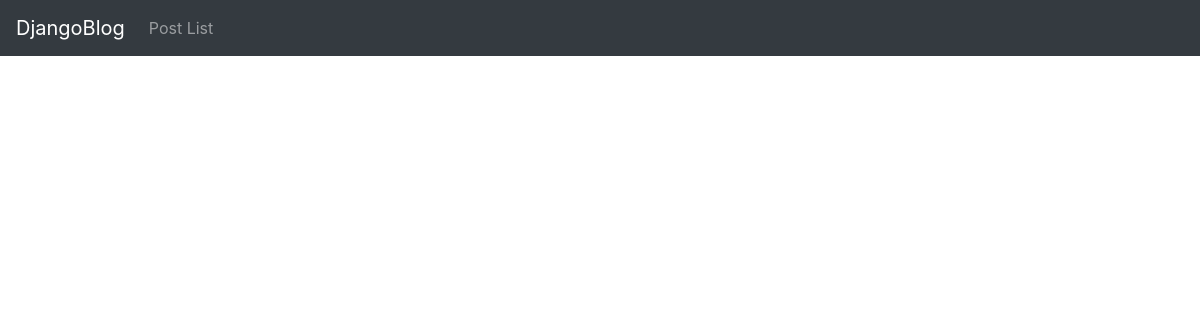
The app's page /post-list/, older data.
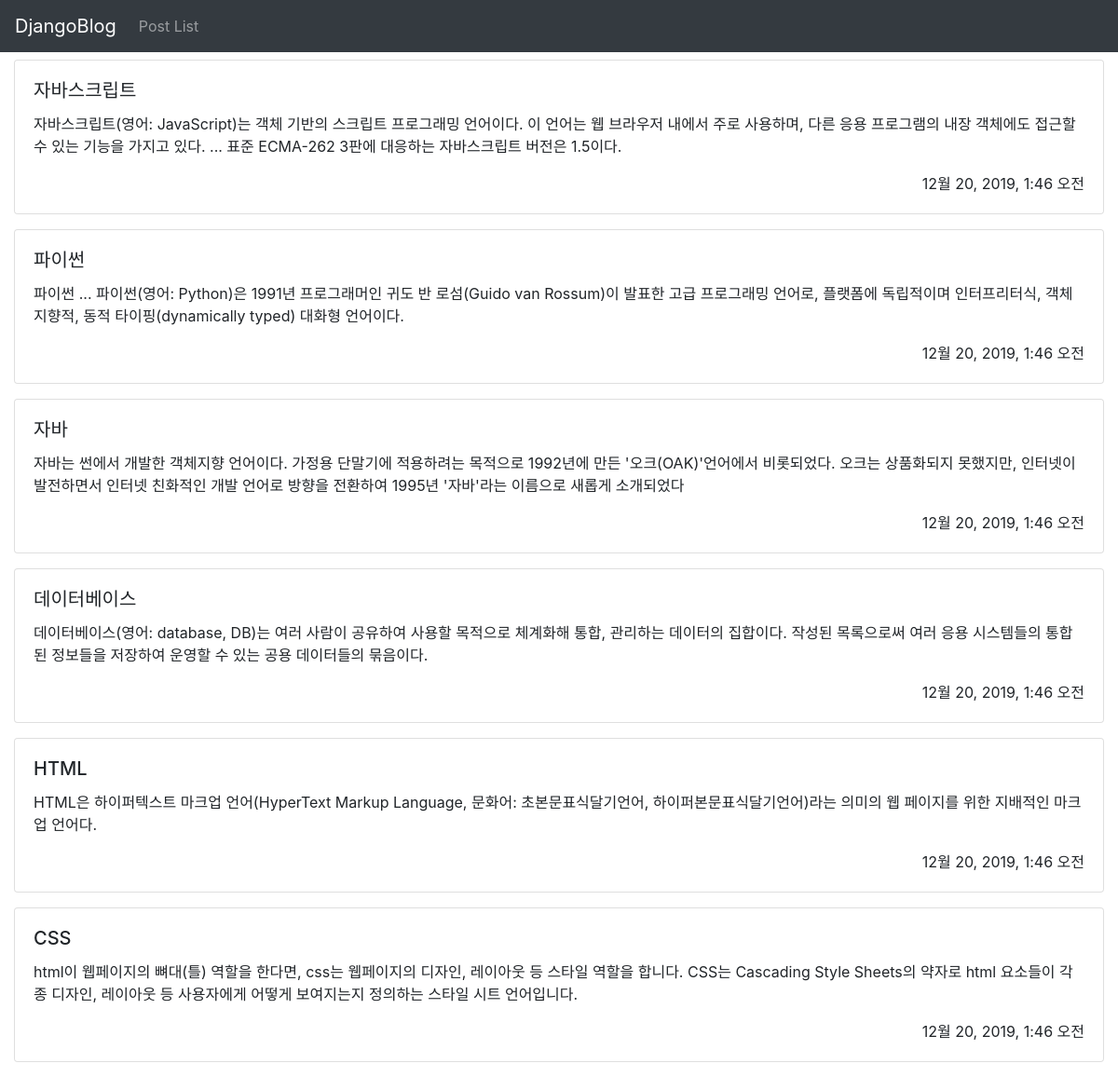
The same page, newer data.
### blog/models/__init__.py (models this page shows, shortened)
class Post(models.Model):
    author = models.ForeignKey(settings.AUTH_USER_MODEL, on_delete=models.CASCADE)
    title = models.CharField(max_length=200)
    text = models.TextField(blank=True)
    created_date = models.DateTimeField(default=timezone.now())
    published_date = models.DateTimeField(blank=True, null=True)

### blog/views.py (the view)
# urls.py: path('post-list/', post_list),
def post_list(request):
    posts = Post.objects.all()
    context = {
        'posts': posts,
    }
    return render(request, 'post_list.html', context)

### templates/post_list.html (shortened to what this page needs)
<!doctype html>
<html lang="ko">
<head>
    <link rel="stylesheet" href="/static/bootstrap/bootstrap.css">
</head>
<body>
    <div id="wrap">
        <nav class="navbar navbar-expand navbar-dark bg-dark">
            <a href="#" class="navbar-brand">DjangoBlog</a>
            <div class="collapse navbar-collapse">
                <ul class="navbar-nav mr-auto">
                    <li class="nav-item">
                        <a href="#" class="nav-link">Post List</a>
                    </li>
                </ul>
            </div>
        </nav>
        <div class="container-fluid pt-2">
            {% for post in posts %}
            <div class="card mb-3">
                <div class="card-body">
                    <h5 class="card-title">{{ post.title }}</h5>
                    <p class="card-text">{{ post.text|linebreaksbr|truncatechars:250 }}</p>
                    <div class="text-right">
                        <span>{{ post.created_date }}</span>
                    </div>
                </div>
            </div>
            {% endfor %}
        </div>
    </div>
</body>
</html>

Row changes from the older to the newer data that the page shows:
added Post: title "자바스크립트", text "자바스크립트(영어: JavaScript)는 객체 기반의 스크립트 프로그래밍 언어이다. 이 언어는 웹 브라우저 내에서 주로 사용하며, 다른 응용 프로그램의 내장 객체에도 접근할 수 있는 기능을 가지고 있다. ... 표준 ECMA-262 3판에 대응하는 자바스크립트 버전은 1.5이다.", created_date "12월 20, 2019, 1:46 오전"
added Post: title "파이썬", text "파이썬 ... 파이썬(영어: Python)은 1991년 프로그래머인 귀도 반 로섬(Guido van Rossum)이 발표한 고급 프로그래밍 언어로, 플랫폼에 독립적이며 인터프리터식, 객체지향적, 동적 타이핑(dynamically typed) 대화형 언어이다.", created_date "12월 20, 2019, 1:46 오전"
added Post: title "자바", text "자바는 썬에서 개발한 객체지향 언어이다. 가정용 단말기에 적용하려는 목적으로 1992년에 만든 '오크(OAK)'언어에서 비롯되었다. 오크는 상품화되지 못했지만, 인터넷이 발전하면서 인터넷 친화적인 개발 언어로 방향을 전환하여 1995년 '자바'라는 이름으로 새롭게 소개되었다", created_date "12월 20, 2019, 1:46 오전"
added Post: title "데이터베이스", text "데이터베이스(영어: database, DB)는 여러 사람이 공유하여 사용할 목적으로 체계화해 통합, 관리하는 데이터의 집합이다. 작성된 목록으로써 여러 응용 시스템들의 통합된 정보들을 저장하여 운영할 수 있는 공용 데이터들의 묶음이다.", created_date "12월 20, 2019, 1:46 오전"
added Post: title "HTML", text "HTML은 하이퍼텍스트 마크업 언어(HyperText Markup Language, 문화어: 초본문표식달기언어, 하이퍼본문표식달기언어)라는 의미의 웹 페이지를 위한 지배적인 마크업 언어다.", created_date "12월 20, 2019, 1:46 오전"
added Post: title "CSS", text "html이 웹페이지의 뼈대(틀) 역할을 한다면, css는 웹페이지의 디자인, 레이아웃 등 스타일 역할을 합니다. CSS는 Cascading Style Sheets의 약자로 html 요소들이 각종 디자인, 레이아웃 등 사용자에게 어떻게 보여지는지 정의하는 스타일 시트 언어입니다.", created_date "12월 20, 2019, 1:46 오전"
